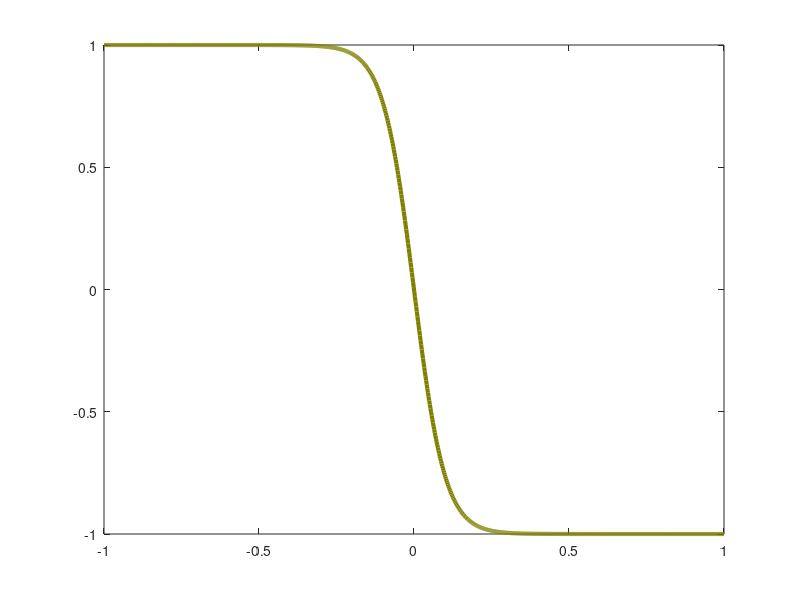

Recreate this plot in MATLAB. (Note: this script raises an error after producing the figure.)
clc;
close all;
clear all;

k = 10;
x = linspace(-1, 1, 1000);
y = tanh(-k * x);

FIG_POS2 = [1 1 3.4 2.8];
AX_POS   = [0.22  0.25  0.72  0.65];  % [left bottom width height] normalized

% --- tunable ylabel position (data coordinates) ---
yLabelX  = -1.2;   % left/right
yLabelY  =  1.3;  % up/down

fig = figure('Units','inches','Position',FIG_POS2, ...
             'Color','w','Renderer','painters');

plot(x, y, 'Color', [0.502 0.502 0], 'LineWidth', 3);

ax = gca;
ax.LineWidth = 2.2;
ax.FontSize  = 20;
ax.FontName  = 'Helvetica';
ax.Box       = 'on';
ax.TickDir   = 'in';
ax.Color     = [1 1 1];
ax.Clipping  = 'off';

ax.XTick = [-1  0  1];
ax.YTick = [-1  0  1];

ax.Units    = 'normalized';
ax.Position = AX_POS;

xlabel('IN', 'FontSize', 18, 'FontName', 'Helvetica');
ylabel('');

text(yLabelX, yLabelY, 'OUT',     ...
    'FontSize',           18,      ...
    'FontName',           'Helvetica', ...
    'HorizontalAlignment','left',  ...
    'Clipping',           'off');

xlim([-1  1]);
ylim([-1.1  1.1]);

fig.PaperUnits    = 'inches';
fig.PaperSize     = [FIG_POS2(3), FIG_POS2(4)];
fig.PaperPosition = [0, 0, FIG_POS2(3), FIG_POS2(4)];
